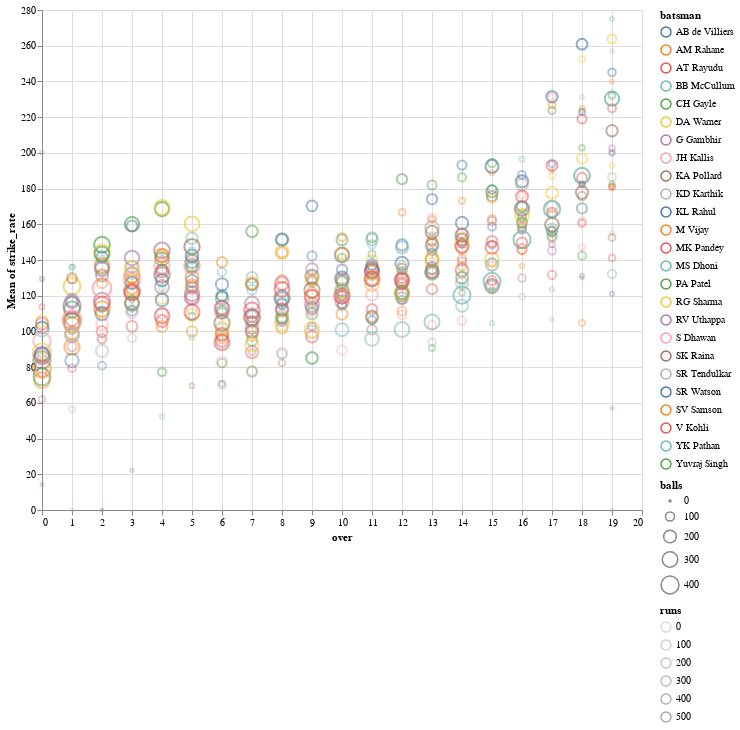

Notebook cell for this chart:
### Code cell
alt.data_transformers.disable_max_rows()
 
alt.Chart(df_batsman_runs[df_batsman_runs['batsman'].isin(top_batsmen)]).mark_point(shape="circle").encode(
alt.X('over'),
alt.Y('mean(strike_rate)'),
color='batsman',
text="batsman",
size='balls',
opacity='runs',
tooltip=list(df_batsman_runs.columns)
).properties(width=600,height=500)

### Figure 1 — Vega-Lite specification as saved in the notebook (floating-point values rounded to 4 significant figures; data arrays with more than 128 entries replaced by an {"elided": "..."} marker saying what was removed)
{"config": {"view": {"continuousWidth": 400, "continuousHeight": 300}}, "data": {"name": "data-d30e5824c5c3b377052a87632bd6fc5c"}, "mark": {"type": "point", "shape": "circle"}, "encoding": {"color": {"type": "nominal", "field": "batsman"}, "opacity": {"type": "quantitative", "field": "runs"}, "size": {"type": "quantitative", "field": "balls"}, "text": {"type": "nominal", "field": "batsman"}, "tooltip": [{"type": "nominal", "field": "batsman"}, {"type": "quantitative", "field": "over"}, {"type": "quantitative", "field": "balls"}, {"type": "quantitative", "field": "runs"}, {"type": "quantitative", "field": "strike_rate"}], "x": {"type": "quantitative", "field": "over"}, "y": {"type": "quantitative", "aggregate": "mean", "field": "strike_rate"}}, "height": 500, "width": 600, "$schema": "https://vega.github.io/schema/vega-lite/v4.8.1.json", "datasets": {"data-d30e5824c5c3b377052a87632bd6fc5c": {"elided": "497 records"}}}
